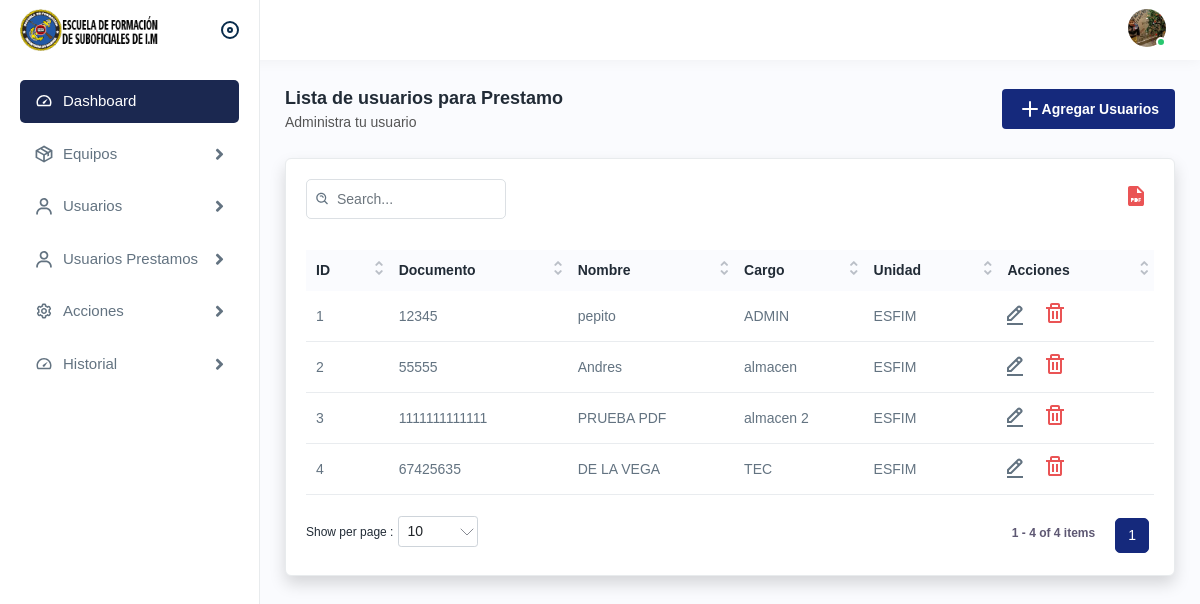
The app's page /userlists_prestamo.php (signed in) with its own data.
### tables this page shows
CREATE TABLE `usuarios_prestamo` (
  `id` int(11) NOT NULL,
  `Documento` varchar(50) NOT NULL,
  `Nombre` varchar(100) NOT NULL,
  `Cargo` varchar(100) NOT NULL,
  `Unidad` varchar(100) NOT NULL
);

### userlists_prestamo.php (the view, shortened to what this page needs)
<!DOCTYPE html>
<html lang="en">
<head>
  <link rel="stylesheet" href="assets/css/bootstrap.min.css" />
  <link rel="stylesheet" href="assets/css/animate.css" />
  <link rel="stylesheet" href="assets/plugins/select2/css/select2.min.css" />
  <link rel="stylesheet" href="assets/css/dataTables.bootstrap4.min.css" />
  <link rel="stylesheet" href="assets/plugins/fontawesome/css/fontawesome.min.css" />
  <link rel="stylesheet" href="assets/plugins/fontawesome/css/all.min.css" />
  <link rel="stylesheet" href="assets/css/style.css" />
</head>
<body>
  <div class="main-wrapper">
    <div class="header">
      <div class="header-left active">
        <a href="index.php" class="logo">
          <img src="assets/img/logos/LOGO ESFIM SUB.png" alt="" width="50px" />
        </a>
        <a id="toggle_btn" href="javascript:void(0);"> </a>
      </div>
      <ul class="nav user-menu">
        <li class="nav-item dropdown has-arrow main-drop">
          <a href="javascript:void(0);" class="dropdown-toggle nav-link userset" data-bs-toggle="dropdown">
            <span class="user-img"><img src="assets/img/profiles/avator1.jpg" alt="" />
              <span class="status online"></span></span>
          </a>
        </li>
      </ul>
    </div>
    <div class="sidebar" id="sidebar">
      <div class="sidebar-inner slimscroll">
        <div id="sidebar-menu" class="sidebar-menu">
          <ul>
            <li class="active">
              <a href="index.php"><img src="assets/img/icons/dashboard.svg" alt="img" /><span>
                  Dashboard</span>
              </a>
            </li>
            <li class="submenu">
              <a href="javascript:void(0);"><img src="assets/img/icons/product.svg" alt="img" /><span>
                  Equipos</span>
                <span class="menu-arrow"></span></a>
            </li>
            <li class="submenu">
              <a href="javascript:void(0);"><img src="assets/img/icons/users1.svg" alt="img" /><span>
                  Usuarios</span>
                <span class="menu-arrow"></span></a>
            </li>
            <li class="submenu">
              <a href="javascript:void(0);"><img src="assets/img/icons/users1.svg" alt="img" /><span>
                  Usuarios Prestamos</span>
                <span class="menu-arrow"></span></a>
            </li>
            <li class="submenu">
              <a href="javascript:void(0);"><img src="assets/img/icons/settings.svg" alt="img" /><span>
                  Acciones</span>
                <span class="menu-arrow"></span></a>
            </li>
            <li class="submenu">
              <a href="historial.php"><img src="assets/img/icons/dashboard.svg" alt="img" /><span>
                  Historial</span>
                <span class="menu-arrow"></span></a>
            </li>
          </ul>
        </div>
      </div>
    </div>
  </div>
  <div class="page-wrapper">
    <div class="content">
      <div class="page-header">
        <div class="page-title">
          <h4>Lista de usuarios para Prestamo</h4>
          <h6>Administra tu usuario</h6>
        </div>
        <div class="page-btn">
          <a href="newuser_prestamo.php" class="btn btn-added"><img src="assets/img/icons/plus.svg" alt="img" />Agregar Usuarios</a>
        </div>
      </div>
      <div class="card shadow">
        <div class="card-body">
          <div class="table-top">
            <div class="search-set">
              <div class="search-input">
                <a class="btn btn-searchset"><img src="assets/img/icons/search-white.svg" alt="img" /></a>
              </div>
            </div>
            <div class="wordset">
              <ul>
                <li>
                  <a data-bs-toggle="tooltip" data-bs-placement="top" title="pdf"><img src="assets/img/icons/pdf.svg" alt="img" /></a>
                </li>
              </ul>
            </div>
          </div>
          <div class="table-responsive">
            <table class="table datanew">
              <thead>
                <tr>
                  <th>ID</th>
                  <th>Documento</th>
                  <th>Nombre</th>
                  <th>Cargo</th>
                  <th>Unidad</th>
                  <th>Acciones</th>
                </tr>
              </thead>
              <tbody>
                <tr>
                  <?php
                  include "./conexion.php";
                  $sql = $mysqli->query("SELECT * FROM usuarios_prestamo");
                  while ($datos = $sql->fetch_object()) { ?>
                    <td><?php echo $datos->id ?></td>
                    <td><?php echo $datos->Documento ?></td>
                    <td><?php echo $datos->Nombre ?></td>
                    <td><?php echo $datos->Cargo ?></td>
                    <td><?php echo $datos->Unidad ?></td>
                    <td>
                      <a class="me-3" href="newuseredit_prestamo.php?id=<?php echo $datos->id ?>">
                        <img src="assets/img/icons/edit.svg" alt="img" />
                      </a>
                      <a class="me-3 " href="javascript:void(0);" onclick="confirmDeletion(<?php echo $datos->id; ?>)">
                        <img src="assets/img/icons/delete.svg" alt="img" />
                      </a>
                    </td>
                </tr>
              <?php }
              ?>
              </tbody>
            </table>
          </div>
        </div>
      </div>
    </div>
  </div>
</body>
</html>

### records on screen
usuarios_prestamo: id "1", Documento "12345", Nombre "pepito", Cargo "ADMIN", Unidad "ESFIM"
usuarios_prestamo: id "2", Documento "55555", Nombre "Andres", Cargo "almacen", Unidad "ESFIM"
usuarios_prestamo: id "3", Documento "1111111111111", Nombre "PRUEBA PDF", Cargo "almacen 2", Unidad "ESFIM"
usuarios_prestamo: id "4", Documento "67425635", Nombre "DE LA VEGA", Cargo "TEC", Unidad "ESFIM"
